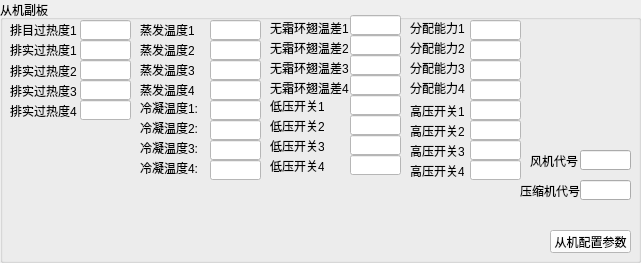
      <widget class="QGroupBox" name="Combo_Box_Motherboard_4">
       <property name="geometry">
        <rect>
         <x>644</x>
         <y>470</y>
         <width>641</width>
         <height>263</height>
        </rect>
       </property>
       <property name="minimumSize">
        <size>
         <width>0</width>
         <height>0</height>
        </size>
       </property>
       <property name="styleSheet">
        <string notr="true"/>
       </property>
       <property name="title">
        <string>从机副板</string>
       </property>
       <widget class="QLabel" name="label_Actual_exhaust_superheat2">
        <property name="geometry">
         <rect>
          <x>10</x>
          <y>63</y>
          <width>70</width>
          <height>16</height>
         </rect>
        </property>
        <property name="text">
         <string>排实过热度2</string>
        </property>
       </widget>
       <widget class="QLineEdit" name="lineEdit_Actual_exhaust_superheat1">
        <property name="geometry">
         <rect>
          <x>80</x>
          <y>40</y>
          <width>51</width>
          <height>20</height>
         </rect>
        </property>
        <property name="styleSheet">
         <string notr="true">background-color: rgb(255, 255, 255);</string>
        </property>
       </widget>
       <widget class="QLineEdit" name="lineEdit_Actual_exhaust_superheat2">
        <property name="geometry">
         <rect>
          <x>80</x>
          <y>60</y>
          <width>51</width>
          <height>20</height>
         </rect>
        </property>
        <property name="styleSheet">
         <string notr="true">background-color: rgb(255, 255, 255);</string>
        </property>
       </widget>
       <widget class="QLabel" name="label_Actual_exhaust_superheat3">
        <property name="geometry">
         <rect>
          <x>10</x>
          <y>83</y>
          <width>70</width>
          <height>16</height>
         </rect>
        </property>
        <property name="text">
         <string>排实过热度3</string>
        </property>
       </widget>
       <widget class="QLineEdit" name="lineEdit_Actual_exhaust_superheat3">
        <property name="geometry">
         <rect>
          <x>80</x>
          <y>80</y>
          <width>51</width>
          <height>20</height>
         </rect>
        </property>
        <property name="styleSheet">
         <string notr="true">background-color: rgb(255, 255, 255);</string>
        </property>
       </widget>
       <widget class="QLineEdit" name="lineEdit_From_exhaust_target_overheating_level1">
        <property name="geometry">
         <rect>
          <x>80</x>
          <y>20</y>
          <width>51</width>
          <height>20</height>
         </rect>
        </property>
        <property name="styleSheet">
         <string notr="true">background-color: rgb(255, 255, 255);</string>
        </property>
       </widget>
       <widget class="QLabel" name="label_Actual_exhaust_superheat1">
        <property name="geometry">
         <rect>
          <x>10</x>
          <y>42</y>
          <width>70</width>
          <height>16</height>
         </rect>
        </property>
        <property name="text">
         <string>排实过热度1</string>
        </property>
       </widget>
       <widget class="QLabel" name="label_From_exhaust_target_overheating_level1">
        <property name="geometry">
         <rect>
          <x>10</x>
          <y>22</y>
          <width>70</width>
          <height>16</height>
         </rect>
        </property>
        <property name="text">
         <string>排目过热度1</string>
        </property>
       </widget>
       <widget class="QLabel" name="label_Actual_exhaust_superheat4">
        <property name="geometry">
         <rect>
          <x>10</x>
          <y>103</y>
          <width>70</width>
          <height>16</height>
         </rect>
        </property>
        <property name="text">
         <string>排实过热度4</string>
        </property>
       </widget>
       <widget class="QLineEdit" name="lineEdit_Actual_exhaust_superheat4">
        <property name="geometry">
         <rect>
          <x>80</x>
          <y>100</y>
          <width>51</width>
          <height>20</height>
         </rect>
        </property>
        <property name="styleSheet">
         <string notr="true">background-color: rgb(255, 255, 255);</string>
        </property>
       </widget>
       <widget class="QLineEdit" name="lineEdit_From_the_evaporation_temperature4">
        <property name="geometry">
         <rect>
          <x>210</x>
          <y>80</y>
          <width>51</width>
          <height>20</height>
         </rect>
        </property>
        <property name="styleSheet">
         <string notr="true">background-color: rgb(255, 255, 255);</string>
        </property>
       </widget>
       <widget class="QLineEdit" name="lineEdit_From_the_evaporation_temperature1">
        <property name="geometry">
         <rect>
          <x>210</x>
          <y>20</y>
          <width>51</width>
          <height>20</height>
         </rect>
        </property>
        <property name="styleSheet">
         <string notr="true">background-color: rgb(255, 255, 255);</string>
        </property>
       </widget>
       <widget class="QLineEdit" name="lineEdit_From_the_evaporation_temperature2">
        <property name="geometry">
         <rect>
          <x>210</x>
          <y>40</y>
          <width>51</width>
          <height>20</height>
         </rect>
        </property>
        <property name="styleSheet">
         <string notr="true">background-color: rgb(255, 255, 255);</string>
        </property>
       </widget>
       <widget class="QLabel" name="label_From_the_evaporation_temperature4">
        <property name="geometry">
         <rect>
          <x>140</x>
          <y>84</y>
          <width>54</width>
          <height>12</height>
         </rect>
        </property>
        <property name="text">
         <string>蒸发温度4</string>
        </property>
       </widget>
       <widget class="QLineEdit" name="lineEdit_From_the_evaporation_temperature3">
        <property name="geometry">
         <rect>
          <x>210</x>
          <y>60</y>
          <width>51</width>
          <height>20</height>
         </rect>
        </property>
        <property name="styleSheet">
         <string notr="true">background-color: rgb(255, 255, 255);</string>
        </property>
       </widget>
       <widget class="QLabel" name="label_From_the_evaporation_temperature1">
        <property name="geometry">
         <rect>
          <x>140</x>
          <y>24</y>
          <width>54</width>
          <height>12</height>
         </rect>
        </property>
        <property name="text">
         <string>蒸发温度1</string>
        </property>
       </widget>
       <widget class="QLabel" name="label_From_the_evaporation_temperature3">
        <property name="geometry">
         <rect>
          <x>140</x>
          <y>64</y>
          <width>54</width>
          <height>12</height>
         </rect>
        </property>
        <property name="text">
         <string>蒸发温度3</string>
        </property>
       </widget>
       <widget class="QLabel" name="label_From_the_evaporation_temperature2">
        <property name="geometry">
         <rect>
          <x>140</x>
          <y>44</y>
          <width>54</width>
          <height>12</height>
         </rect>
        </property>
        <property name="text">
         <string>蒸发温度2</string>
        </property>
       </widget>
       <widget class="QLineEdit" name="lineEdit_Exhaust_9">
        <property name="geometry">
         <rect>
          <x>580</x>
          <y>180</y>
          <width>51</width>
          <height>20</height>
         </rect>
        </property>
        <property name="styleSheet">
         <string notr="true"/>
        </property>
       </widget>
       <widget class="QLabel" name="label_Exhaust_9">
        <property name="geometry">
         <rect>
          <x>520</x>
          <y>183</y>
          <width>61</width>
          <height>16</height>
         </rect>
        </property>
        <property name="text">
         <string>压缩机代号</string>
        </property>
       </widget>
       <widget class="QLineEdit" name="lineEdit_Exhaust_10">
        <property name="geometry">
         <rect>
          <x>580</x>
          <y>150</y>
          <width>51</width>
          <height>20</height>
         </rect>
        </property>
        <property name="styleSheet">
         <string notr="true"/>
        </property>
       </widget>
       <widget class="QLabel" name="label_Exhaust_10">
        <property name="geometry">
         <rect>
          <x>530</x>
          <y>153</y>
          <width>51</width>
          <height>16</height>
         </rect>
        </property>
        <property name="text">
         <string>风机代号</string>
        </property>
       </widget>
       <widget class="QLineEdit" name="lineEdit_From_Allocation_Capability4">
        <property name="geometry">
         <rect>
          <x>470</x>
          <y>80</y>
          <width>51</width>
          <height>20</height>
         </rect>
        </property>
        <property name="styleSheet">
         <string notr="true">background-color: rgb(255, 255, 255);</string>
        </property>
       </widget>
       <widget class="QLabel" name="label_From_Allocation_Capability4">
        <property name="geometry">
         <rect>
          <x>410</x>
          <y>80</y>
          <width>60</width>
          <height>16</height>
         </rect>
        </property>
        <property name="text">
         <string>分配能力4</string>
        </property>
       </widget>
       <widget class="QLineEdit" name="lineEdit_From_Allocation_Capability1">
        <property name="geometry">
         <rect>
          <x>470</x>
          <y>20</y>
          <width>51</width>
          <height>20</height>
         </rect>
        </property>
        <property name="styleSheet">
         <string notr="true">background-color: rgb(255, 255, 255);</string>
        </property>
       </widget>
       <widget class="QLabel" name="label_From_Allocation_Capability2">
        <property name="geometry">
         <rect>
          <x>410</x>
          <y>40</y>
          <width>60</width>
          <height>16</height>
         </rect>
        </property>
        <property name="text">
         <string>分配能力2</string>
        </property>
       </widget>
       <widget class="QLabel" name="label_From_Allocation_Capability3">
        <property name="geometry">
         <rect>
          <x>410</x>
          <y>60</y>
          <width>60</width>
          <height>16</height>
         </rect>
        </property>
        <property name="text">
         <string>分配能力3</string>
        </property>
       </widget>
       <widget class="QLabel" name="label_From_Allocation_Capability1">
        <property name="geometry">
         <rect>
          <x>410</x>
          <y>20</y>
          <width>60</width>
          <height>16</height>
         </rect>
        </property>
        <property name="text">
         <string>分配能力1</string>
        </property>
       </widget>
       <widget class="QLineEdit" name="lineEdit_From_Allocation_Capability3">
        <property name="geometry">
         <rect>
          <x>470</x>
          <y>60</y>
          <width>51</width>
          <height>20</height>
         </rect>
        </property>
        <property name="styleSheet">
         <string notr="true">background-color: rgb(255, 255, 255);</string>
        </property>
       </widget>
       <widget class="QLineEdit" name="lineEdit_From_Allocation_Capability2">
        <property name="geometry">
         <rect>
          <x>470</x>
          <y>40</y>
          <width>51</width>
          <height>20</height>
         </rect>
        </property>
        <property name="styleSheet">
         <string notr="true">background-color: rgb(255, 255, 255);</string>
        </property>
       </widget>
       <widget class="QPushButton" name="pushButton_parameters">
        <property name="geometry">
         <rect>
          <x>550</x>
          <y>230</y>
          <width>81</width>
          <height>23</height>
         </rect>
        </property>
        <property name="styleSheet">
         <string notr="true">background-color: rgb(255, 255, 255);</string>
        </property>
        <property name="text">
         <string>从机配置参数</string>
        </property>
       </widget>
       <widget class="QLineEdit" name="lineEdit_Temperature_difference_of_frost_free_annular_fins4">
        <property name="geometry">
         <rect>
          <x>350</x>
          <y>75</y>
          <width>51</width>
          <height>20</height>
         </rect>
        </property>
        <property name="styleSheet">
         <string notr="true">background-color: rgb(255, 255, 255);</string>
        </property>
       </widget>
       <widget class="QLabel" name="label_Temperature_difference_of_frost_free_annular_fins4">
        <property name="geometry">
         <rect>
          <x>270</x>
          <y>80</y>
          <width>80</width>
          <height>16</height>
         </rect>
        </property>
        <property name="text">
         <string>无霜环翅温差4</string>
        </property>
       </widget>
       <widget class="QLabel" name="label_Temperature_difference_of_frost_free_annular_fins1">
        <property name="geometry">
         <rect>
          <x>270</x>
          <y>20</y>
          <width>80</width>
          <height>16</height>
         </rect>
        </property>
        <property name="text">
         <string>无霜环翅温差1</string>
        </property>
       </widget>
       <widget class="QLineEdit" name="lineEdit_Temperature_difference_of_frost_free_annular_fins2">
        <property name="geometry">
         <rect>
          <x>350</x>
          <y>35</y>
          <width>51</width>
          <height>20</height>
         </rect>
        </property>
        <property name="styleSheet">
         <string notr="true">background-color: rgb(255, 255, 255);</string>
        </property>
       </widget>
       <widget class="QLineEdit" name="lineEdit_Temperature_difference_of_frost_free_annular_fins1">
        <property name="geometry">
         <rect>
          <x>350</x>
          <y>15</y>
          <width>51</width>
          <height>20</height>
         </rect>
        </property>
        <property name="styleSheet">
         <string notr="true">background-color: rgb(255, 255, 255);</string>
        </property>
       </widget>
       <widget class="QLabel" name="label_Temperature_difference_of_frost_free_annular_fins2">
        <property name="geometry">
         <rect>
          <x>270</x>
          <y>40</y>
          <width>80</width>
          <height>16</height>
         </rect>
        </property>
        <property name="text">
         <string>无霜环翅温差2</string>
        </property>
       </widget>
       <widget class="QLabel" name="label_Temperature_difference_of_frost_free_annular_fins3">
        <property name="geometry">
         <rect>
          <x>270</x>
          <y>60</y>
          <width>80</width>
          <height>16</height>
         </rect>
        </property>
        <property name="text">
         <string>无霜环翅温差3</string>
        </property>
       </widget>
       <widget class="QLineEdit" name="lineEdit_Temperature_difference_of_frost_free_annular_fins3">
        <property name="geometry">
         <rect>
          <x>350</x>
          <y>55</y>
          <width>51</width>
          <height>20</height>
         </rect>
        </property>
        <property name="styleSheet">
         <string notr="true">background-color: rgb(255, 255, 255);</string>
        </property>
       </widget>
       <widget class="QLineEdit" name="lineEdit_from_Condensation_temperature4">
        <property name="geometry">
         <rect>
          <x>210</x>
          <y>160</y>
          <width>51</width>
          <height>20</height>
         </rect>
        </property>
        <property name="styleSheet">
         <string notr="true">background-color: rgb(255, 255, 255);</string>
        </property>
       </widget>
       <widget class="QLabel" name="label_from_Condensation_temperature1">
        <property name="geometry">
         <rect>
          <x>140</x>
          <y>100</y>
          <width>61</width>
          <height>16</height>
         </rect>
        </property>
        <property name="text">
         <string>冷凝温度1:</string>
        </property>
       </widget>
       <widget class="QLabel" name="label_from_Condensation_temperature2">
        <property name="geometry">
         <rect>
          <x>140</x>
          <y>120</y>
          <width>61</width>
          <height>16</height>
         </rect>
        </property>
        <property name="text">
         <string>冷凝温度2:</string>
        </property>
       </widget>
       <widget class="QLineEdit" name="lineEdit_from_Condensation_temperature2">
        <property name="geometry">
         <rect>
          <x>210</x>
          <y>120</y>
          <width>51</width>
          <height>20</height>
         </rect>
        </property>
        <property name="styleSheet">
         <string notr="true">background-color: rgb(255, 255, 255);</string>
        </property>
       </widget>
       <widget class="QLabel" name="label_from_Condensation_temperature3">
        <property name="geometry">
         <rect>
          <x>140</x>
          <y>140</y>
          <width>61</width>
          <height>16</height>
         </rect>
        </property>
        <property name="text">
         <string>冷凝温度3:</string>
        </property>
       </widget>
       <widget class="QLabel" name="label_from_Condensation_temperature4">
        <property name="geometry">
         <rect>
          <x>140</x>
          <y>160</y>
          <width>61</width>
          <height>16</height>
         </rect>
        </property>
        <property name="text">
         <string>冷凝温度4:</string>
        </property>
       </widget>
       <widget class="QLineEdit" name="lineEdit_from_Condensation_temperature3">
        <property name="geometry">
         <rect>
          <x>210</x>
          <y>140</y>
          <width>51</width>
          <height>20</height>
         </rect>
        </property>
        <property name="styleSheet">
         <string notr="true">background-color: rgb(255, 255, 255);</string>
        </property>
       </widget>
       <widget class="QLineEdit" name="lineEdit_from_Condensation_temperature1">
        <property name="geometry">
         <rect>
          <x>210</x>
          <y>100</y>
          <width>51</width>
          <height>20</height>
         </rect>
        </property>
        <property name="styleSheet">
         <string notr="true">background-color: rgb(255, 255, 255);</string>
        </property>
       </widget>
       <widget class="QLineEdit" name="lineEdit_Auxiliary_Low_Pressure_Switch4">
        <property name="geometry">
         <rect>
          <x>350</x>
          <y>155</y>
          <width>51</width>
          <height>20</height>
         </rect>
        </property>
        <property name="styleSheet">
         <string notr="true">background-color: rgb(255, 255, 255);</string>
        </property>
       </widget>
       <widget class="QLineEdit" name="lineEdit_Auxiliary_Low_Pressure_Switch1">
        <property name="geometry">
         <rect>
          <x>350</x>
          <y>95</y>
          <width>51</width>
          <height>20</height>
         </rect>
        </property>
        <property name="styleSheet">
         <string notr="true">background-color: rgb(255, 255, 255);</string>
        </property>
       </widget>
       <widget class="QLineEdit" name="lineEdit_Auxiliary_Low_Pressure_Switch2">
        <property name="geometry">
         <rect>
          <x>350</x>
          <y>115</y>
          <width>51</width>
          <height>20</height>
         </rect>
        </property>
        <property name="styleSheet">
         <string notr="true">background-color: rgb(255, 255, 255);</string>
        </property>
       </widget>
       <widget class="QLabel" name="label_Auxiliary_Low_Pressure_Switch3">
        <property name="geometry">
         <rect>
          <x>270</x>
          <y>140</y>
          <width>54</width>
          <height>12</height>
         </rect>
        </property>
        <property name="text">
         <string>低压开关3</string>
        </property>
       </widget>
       <widget class="QLabel" name="label_Auxiliary_Low_Pressure_Switch4">
        <property name="geometry">
         <rect>
          <x>270</x>
          <y>160</y>
          <width>54</width>
          <height>12</height>
         </rect>
        </property>
        <property name="text">
         <string>低压开关4</string>
        </property>
       </widget>
       <widget class="QLabel" name="label_Auxiliary_Low_Pressure_Switch1">
        <property name="geometry">
         <rect>
          <x>270</x>
          <y>100</y>
          <width>54</width>
          <height>12</height>
         </rect>
        </property>
        <property name="text">
         <string>低压开关1</string>
        </property>
       </widget>
       <widget class="QLabel" name="label_Auxiliary_Low_Pressure_Switch2">
        <property name="geometry">
         <rect>
          <x>270</x>
          <y>120</y>
          <width>54</width>
          <height>12</height>
         </rect>
        </property>
        <property name="text">
         <string>低压开关2</string>
        </property>
       </widget>
       <widget class="QLineEdit" name="lineEdit_Auxiliary_Low_Pressure_Switch3">
        <property name="geometry">
         <rect>
          <x>350</x>
          <y>135</y>
          <width>51</width>
          <height>20</height>
         </rect>
        </property>
        <property name="styleSheet">
         <string notr="true">background-color: rgb(255, 255, 255);</string>
        </property>
       </widget>
       <widget class="QLineEdit" name="lineEdit_Medium_High_Voltage_Switch4">
        <property name="geometry">
         <rect>
          <x>470</x>
          <y>160</y>
          <width>51</width>
          <height>20</height>
         </rect>
        </property>
        <property name="styleSheet">
         <string notr="true">background-color: rgb(255, 255, 255);</string>
        </property>
       </widget>
       <widget class="QLineEdit" name="lineEdit_Medium_High_Voltage_Switch1">
        <property name="geometry">
         <rect>
          <x>470</x>
          <y>100</y>
          <width>51</width>
          <height>20</height>
         </rect>
        </property>
        <property name="styleSheet">
         <string notr="true">background-color: rgb(255, 255, 255);</string>
        </property>
       </widget>
       <widget class="QLineEdit" name="lineEdit_Medium_High_Voltage_Switch2">
        <property name="geometry">
         <rect>
          <x>470</x>
          <y>120</y>
          <width>51</width>
          <height>20</height>
         </rect>
        </property>
        <property name="styleSheet">
         <string notr="true">background-color: rgb(255, 255, 255);</string>
        </property>
       </widget>
       <widget class="QLabel" name="label_Medium_High_Voltage_Switch2">
        <property name="geometry">
         <rect>
          <x>410</x>
          <y>125</y>
          <width>54</width>
          <height>12</height>
         </rect>
        </property>
        <property name="text">
         <string>高压开关2</string>
        </property>
       </widget>
       <widget class="QLabel" name="label_Medium_High_Voltage_Switch1">
        <property name="geometry">
         <rect>
          <x>410</x>
          <y>105</y>
          <width>54</width>
          <height>12</height>
         </rect>
        </property>
        <property name="text">
         <string>高压开关1</string>
        </property>
       </widget>
       <widget class="QLabel" name="label_Medium_High_Voltage_Switch3">
        <property name="geometry">
         <rect>
          <x>410</x>
          <y>145</y>
          <width>54</width>
          <height>12</height>
         </rect>
        </property>
        <property name="text">
         <string>高压开关3</string>
        </property>
       </widget>
       <widget class="QLabel" name="label_Medium_High_Voltage_Switch4">
        <property name="geometry">
         <rect>
          <x>410</x>
          <y>165</y>
          <width>54</width>
          <height>12</height>
         </rect>
        </property>
        <property name="text">
         <string>高压开关4</string>
        </property>
       </widget>
       <widget class="QLineEdit" name="lineEdit_Medium_High_Voltage_Switch3">
        <property name="geometry">
         <rect>
          <x>470</x>
          <y>140</y>
          <width>51</width>
          <height>20</height>
         </rect>
        </property>
        <property name="styleSheet">
         <string notr="true">background-color: rgb(255, 255, 255);</string>
        </property>
       </widget>
      </widget>
